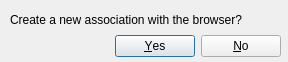
<?xml version="1.0" encoding="UTF-8"?>
<ui version="4.0">
 <class>Dialog</class>
 <widget class="QDialog" name="Dialog">
  <property name="geometry">
   <rect>
    <x>0</x>
    <y>0</y>
    <width>288</width>
    <height>62</height>
   </rect>
  </property>
  <property name="windowTitle">
   <string>New connection</string>
  </property>
  <widget class="QDialogButtonBox" name="buttons">
   <property name="geometry">
    <rect>
     <x>20</x>
     <y>30</y>
     <width>261</width>
     <height>32</height>
    </rect>
   </property>
   <property name="orientation">
    <enum>Qt::Horizontal</enum>
   </property>
   <property name="standardButtons">
    <set>QDialogButtonBox::No|QDialogButtonBox::Yes</set>
   </property>
  </widget>
  <widget class="QLabel" name="label">
   <property name="geometry">
    <rect>
     <x>10</x>
     <y>10</y>
     <width>281</width>
     <height>20</height>
    </rect>
   </property>
   <property name="text">
    <string>Create a new association with the browser?</string>
   </property>
  </widget>
 </widget>
 <resources/>
 <connections>
  <connection>
   <sender>buttons</sender>
   <signal>accepted()</signal>
   <receiver>Dialog</receiver>
   <slot>accept()</slot>
   <hints>
    <hint type="sourcelabel">
     <x>248</x>
     <y>254</y>
    </hint>
    <hint type="destinationlabel">
     <x>157</x>
     <y>274</y>
    </hint>
   </hints>
  </connection>
  <connection>
   <sender>buttons</sender>
   <signal>rejected()</signal>
   <receiver>Dialog</receiver>
   <slot>reject()</slot>
   <hints>
    <hint type="sourcelabel">
     <x>316</x>
     <y>260</y>
    </hint>
    <hint type="destinationlabel">
     <x>286</x>
     <y>274</y>
    </hint>
   </hints>
  </connection>
 </connections>
</ui>
